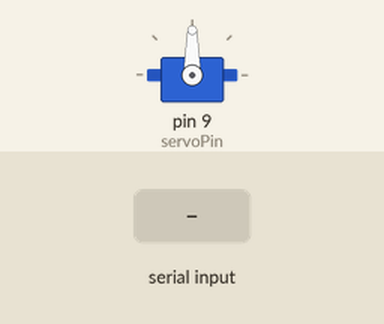
Simulated run of this sketch. Board: Arduino Uno, built with avr-gcc and run on an emulated ATmega328P. Parts: servo. The inputs (shaded band) are chosen by the test bench.

Above: at 1.2 s.
1.3 s: byte 30 received over Serial
At 1.9 s:
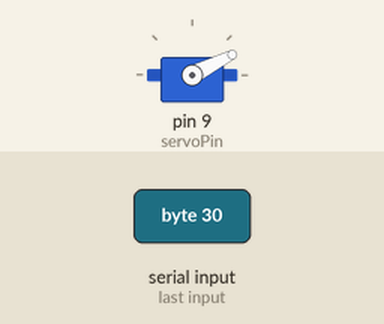
2.8 s: byte 120 received over Serial
At 4.2 s:
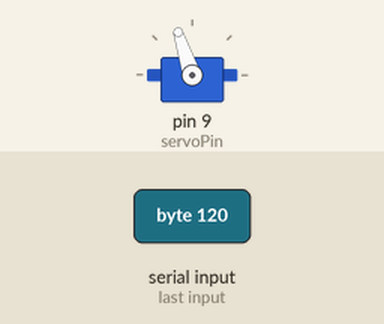
Timing chart, 0 to 5.8 s (numbered marks = the images above; inputs shaded):
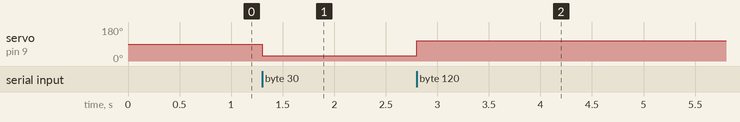

Measured:
- after the input at 1.3 s, servo on pin 9 (servoPin): 90° → 27° at once
- after the input at 2.8 s, servo on pin 9 (servoPin): 27° → 108° at once

The sketch:

procToArdArd.ino
```cpp
#include <Servo.h>
#include <Wire.h>
#include <LCD.h>
Servo servo;
int num =0;
int val;
int servoPin = 9;
int angle = 0;

void setup() {
	pinMode(servoPin, OUTPUT);
	servo.attach(servoPin);
	Serial.begin(9600);
}

void loop() {
	if (Serial.available()) {
		val = Serial.read();
		val =map(val,0,200,0,180);
    	servo.write(val);
	}
}
```
